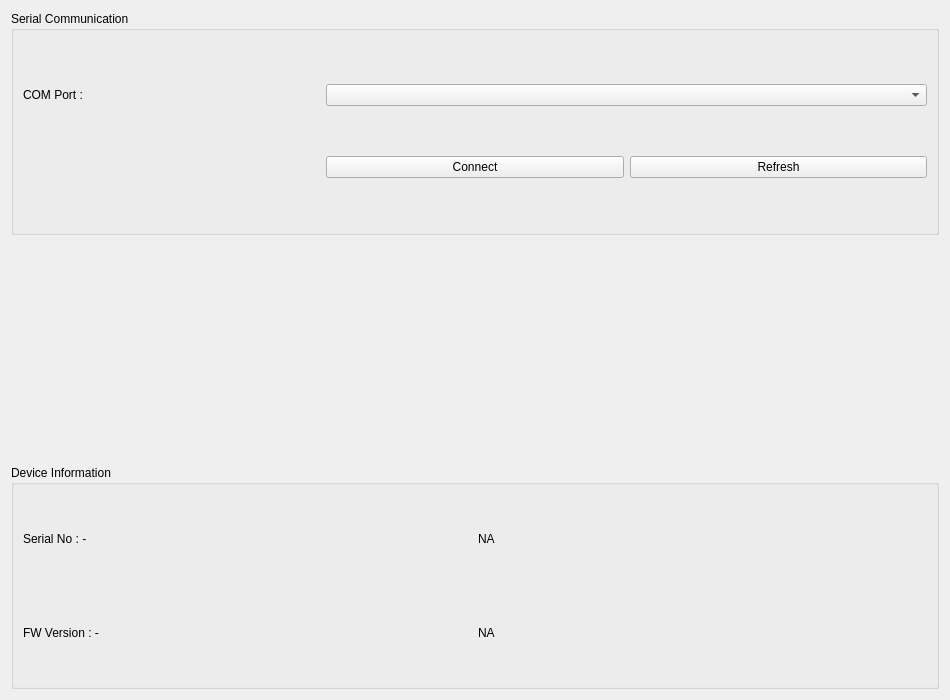
<?xml version="1.0" encoding="UTF-8"?>
<ui version="4.0">
 <class>ConnectWidget</class>
 <widget class="QWidget" name="ConnectWidget">
  <property name="geometry">
   <rect>
    <x>0</x>
    <y>0</y>
    <width>950</width>
    <height>700</height>
   </rect>
  </property>
  <property name="windowTitle">
   <string>Form</string>
  </property>
  <layout class="QGridLayout" name="gridLayout_3">
   <item row="0" column="0">
    <widget class="QGroupBox" name="groupBox">
     <property name="sizePolicy">
      <sizepolicy hsizetype="Expanding" vsizetype="Expanding">
       <horstretch>0</horstretch>
       <verstretch>0</verstretch>
      </sizepolicy>
     </property>
     <property name="title">
      <string>Serial Communication</string>
     </property>
     <layout class="QGridLayout" name="gridLayout">
      <item row="0" column="0">
       <widget class="QLabel" name="label">
        <property name="text">
         <string>COM Port :</string>
        </property>
       </widget>
      </item>
      <item row="0" column="1" colspan="2">
       <widget class="QComboBox" name="cmbComPort"/>
      </item>
      <item row="1" column="1">
       <widget class="QPushButton" name="btnConnect">
        <property name="text">
         <string>Connect</string>
        </property>
       </widget>
      </item>
      <item row="1" column="2">
       <widget class="QPushButton" name="btnRefresh">
        <property name="text">
         <string>Refresh</string>
        </property>
       </widget>
      </item>
     </layout>
    </widget>
   </item>
   <item row="1" column="0">
    <spacer name="verticalSpacer">
     <property name="orientation">
      <enum>Qt::Orientation::Vertical</enum>
     </property>
     <property name="sizeHint" stdset="0">
      <size>
       <width>20</width>
       <height>30</height>
      </size>
     </property>
    </spacer>
   </item>
   <item row="2" column="0">
    <widget class="QGroupBox" name="groupBox_2">
     <property name="sizePolicy">
      <sizepolicy hsizetype="Expanding" vsizetype="Expanding">
       <horstretch>0</horstretch>
       <verstretch>0</verstretch>
      </sizepolicy>
     </property>
     <property name="title">
      <string>Device Information</string>
     </property>
     <layout class="QGridLayout" name="gridLayout_2">
      <item row="0" column="1">
       <widget class="QLabel" name="label_Serialno">
        <property name="text">
         <string>NA</string>
        </property>
       </widget>
      </item>
      <item row="1" column="1">
       <widget class="QLabel" name="label_fwversion">
        <property name="text">
         <string>NA</string>
        </property>
       </widget>
      </item>
      <item row="0" column="0">
       <widget class="QLabel" name="text_Serialno">
        <property name="text">
         <string>Serial No : -</string>
        </property>
       </widget>
      </item>
      <item row="1" column="0">
       <widget class="QLabel" name="text_fw_version">
        <property name="text">
         <string>FW Version : -</string>
        </property>
       </widget>
      </item>
     </layout>
    </widget>
   </item>
  </layout>
 </widget>
 <resources/>
 <connections/>
</ui>
